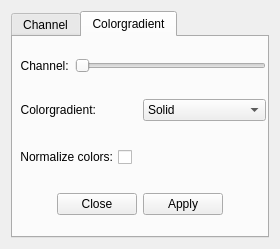
<?xml version="1.0" encoding="UTF-8"?>
<ui version="4.0">
 <class>SpectralDialog</class>
 <widget class="QDialog" name="SpectralDialog">
  <property name="enabled">
   <bool>true</bool>
  </property>
  <property name="geometry">
   <rect>
    <x>0</x>
    <y>0</y>
    <width>280</width>
    <height>249</height>
   </rect>
  </property>
  <property name="windowTitle">
   <string>SpectralDialog</string>
  </property>
  <property name="locale">
   <locale language="English" country="UnitedStates"/>
  </property>
  <layout class="QGridLayout" name="gridLayout">
   <item row="0" column="1">
    <widget class="QTabWidget" name="tabWidget">
     <property name="locale">
      <locale language="English" country="UnitedStates"/>
     </property>
     <property name="currentIndex">
      <number>1</number>
     </property>
     <widget class="QWidget" name="tab_channel">
      <attribute name="title">
       <string>Channel</string>
      </attribute>
      <layout class="QVBoxLayout" name="verticalLayout">
       <property name="sizeConstraint">
        <enum>QLayout::SetDefaultConstraint</enum>
       </property>
       <item>
        <widget class="QLabel" name="label_hred">
         <property name="text">
          <string>Hyperspectral red:</string>
         </property>
        </widget>
       </item>
       <item>
        <widget class="QSlider" name="horizontalSlider_Hyperspectral_red">
         <property name="maximum">
          <number>149</number>
         </property>
         <property name="orientation">
          <enum>Qt::Horizontal</enum>
         </property>
        </widget>
       </item>
       <item>
        <widget class="QLabel" name="label_hgreen">
         <property name="text">
          <string>Hyperspectral green:</string>
         </property>
        </widget>
       </item>
       <item>
        <widget class="QSlider" name="horizontalSlider_Hyperspectral_green">
         <property name="maximum">
          <number>149</number>
         </property>
         <property name="orientation">
          <enum>Qt::Horizontal</enum>
         </property>
        </widget>
       </item>
       <item>
        <widget class="QLabel" name="label_hblue">
         <property name="text">
          <string>Hyperspectral blue:</string>
         </property>
        </widget>
       </item>
       <item>
        <widget class="QSlider" name="horizontalSlider_Hyperspectral_blue">
         <property name="minimumSize">
          <size>
           <width>0</width>
           <height>0</height>
          </size>
         </property>
         <property name="maximum">
          <number>149</number>
         </property>
         <property name="orientation">
          <enum>Qt::Horizontal</enum>
         </property>
        </widget>
       </item>
       <item>
        <layout class="QHBoxLayout" name="horizontalLayout_channelbuttons">
         <item>
          <widget class="QDialogButtonBox" name="buttonBox_channel_apply">
           <property name="orientation">
            <enum>Qt::Horizontal</enum>
           </property>
           <property name="standardButtons">
            <set>QDialogButtonBox::Apply|QDialogButtonBox::Close</set>
           </property>
           <property name="centerButtons">
            <bool>true</bool>
           </property>
          </widget>
         </item>
        </layout>
       </item>
      </layout>
     </widget>
     <widget class="QWidget" name="tab_colorgradient">
      <property name="sizePolicy">
       <sizepolicy hsizetype="Preferred" vsizetype="Preferred">
        <horstretch>0</horstretch>
        <verstretch>0</verstretch>
       </sizepolicy>
      </property>
      <property name="sizeIncrement">
       <size>
        <width>0</width>
        <height>0</height>
       </size>
      </property>
      <attribute name="title">
       <string>Colorgradient</string>
      </attribute>
      <layout class="QVBoxLayout" name="verticalLayout_2">
       <property name="sizeConstraint">
        <enum>QLayout::SetDefaultConstraint</enum>
       </property>
       <property name="leftMargin">
        <number>1</number>
       </property>
       <property name="topMargin">
        <number>1</number>
       </property>
       <property name="rightMargin">
        <number>1</number>
       </property>
       <property name="bottomMargin">
        <number>1</number>
       </property>
       <item>
        <layout class="QHBoxLayout" name="horizontalLayout">
         <item>
          <widget class="QLabel" name="label_cg_channel">
           <property name="text">
            <string>  Channel:</string>
           </property>
          </widget>
         </item>
         <item>
          <widget class="QSlider" name="horizontalSlider_channel">
           <property name="orientation">
            <enum>Qt::Horizontal</enum>
           </property>
          </widget>
         </item>
        </layout>
       </item>
       <item>
        <layout class="QHBoxLayout" name="horizontalLayout_2">
         <item>
          <widget class="QLabel" name="label_cg_cg">
           <property name="text">
            <string>  Colorgradient:</string>
           </property>
          </widget>
         </item>
         <item>
          <widget class="QComboBox" name="comboBox_colorgradient">
           <item>
            <property name="text">
             <string>Solid</string>
            </property>
           </item>
           <item>
            <property name="text">
             <string>Grey</string>
            </property>
           </item>
           <item>
            <property name="text">
             <string>Jet</string>
            </property>
           </item>
           <item>
            <property name="text">
             <string>Hot</string>
            </property>
           </item>
           <item>
            <property name="text">
             <string>HSV</string>
            </property>
           </item>
           <item>
            <property name="text">
             <string>SHSV</string>
            </property>
           </item>
           <item>
            <property name="text">
             <string>Simpsons</string>
            </property>
           </item>
          </widget>
         </item>
        </layout>
       </item>
       <item alignment="Qt::AlignRight">
        <widget class="QCheckBox" name="checkBox_normcolors">
         <property name="layoutDirection">
          <enum>Qt::RightToLeft</enum>
         </property>
         <property name="text">
          <string>Normalize colors:</string>
         </property>
         <property name="tristate">
          <bool>false</bool>
         </property>
        </widget>
       </item>
       <item>
        <widget class="QDialogButtonBox" name="buttonBox_colorgradient_close">
         <property name="enabled">
          <bool>true</bool>
         </property>
         <property name="orientation">
          <enum>Qt::Horizontal</enum>
         </property>
         <property name="standardButtons">
          <set>QDialogButtonBox::Apply|QDialogButtonBox::Close</set>
         </property>
         <property name="centerButtons">
          <bool>true</bool>
         </property>
        </widget>
       </item>
      </layout>
     </widget>
    </widget>
   </item>
  </layout>
 </widget>
 <resources/>
 <connections/>
</ui>
